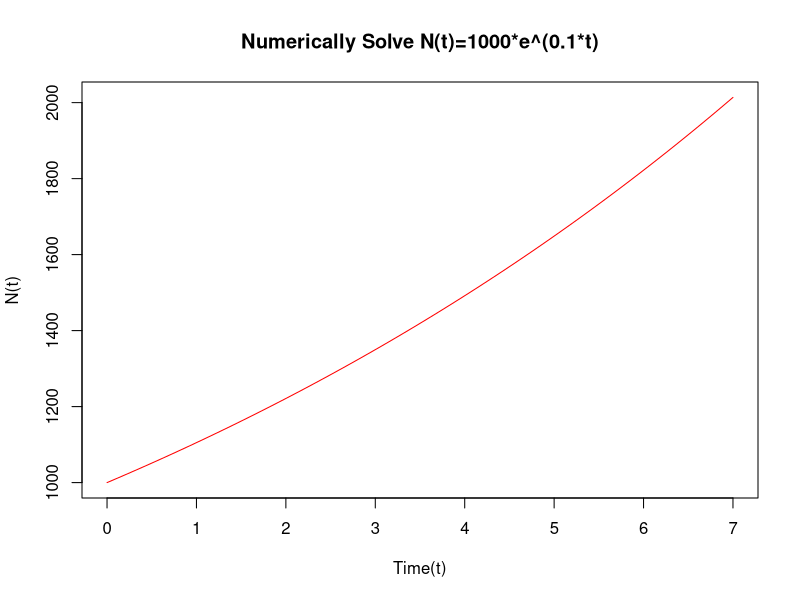

The R source for this figure:
#problem 1
# model N(t)=1000*e^(0.1*t)
library(deSolve)

model<-function(times,y,params){
  N<-y
  kb<-params[1]
  dN<-kb*N
  return(list(dN))
}


# initial value 
y<-1000
# parameters

kb<-0.1
params<-c(kb)

# time range for solution
times<-seq(0,7,0.1)

# call 'ode' function from library "deSolve"
out<-ode(y,times,model,params)

#par(mfrow = c(2, 2))
# overloaded function for ode
plot(out, xlab="Time(t)", ylab="N(t)", color='red', main="Numerically Solve N(t)=1000*e^(0.1*t)")

#summary
print(out)
print(summary(out))
